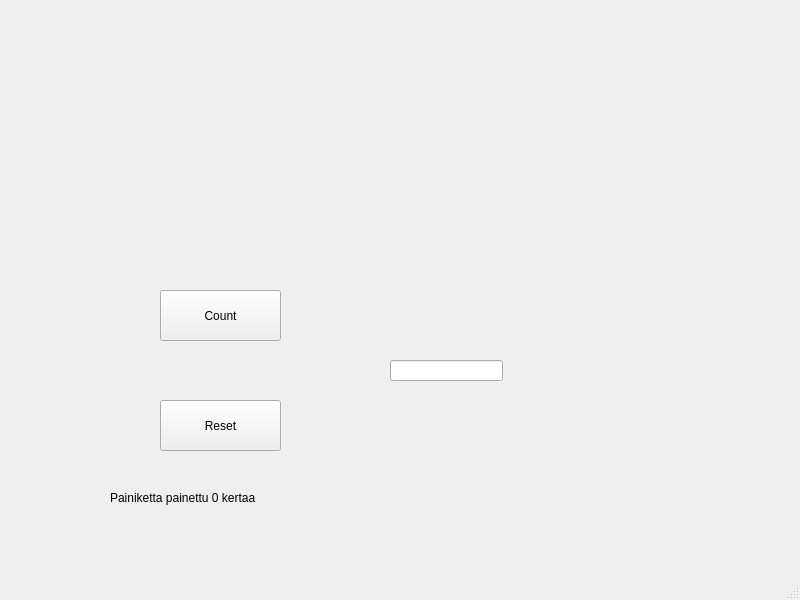
<?xml version="1.0" encoding="UTF-8"?>
<ui version="4.0">
 <class>MainWindow</class>
 <widget class="QMainWindow" name="MainWindow">
  <property name="geometry">
   <rect>
    <x>0</x>
    <y>0</y>
    <width>800</width>
    <height>600</height>
   </rect>
  </property>
  <property name="windowTitle">
   <string>MainWindow</string>
  </property>
  <widget class="QWidget" name="centralwidget">
   <widget class="QPushButton" name="btnCount">
    <property name="geometry">
     <rect>
      <x>160</x>
      <y>290</y>
      <width>121</width>
      <height>51</height>
     </rect>
    </property>
    <property name="text">
     <string>Count</string>
    </property>
   </widget>
   <widget class="QPushButton" name="btnReset">
    <property name="geometry">
     <rect>
      <x>160</x>
      <y>400</y>
      <width>121</width>
      <height>51</height>
     </rect>
    </property>
    <property name="text">
     <string>Reset</string>
    </property>
   </widget>
   <widget class="QLineEdit" name="txtResult">
    <property name="geometry">
     <rect>
      <x>390</x>
      <y>360</y>
      <width>113</width>
      <height>21</height>
     </rect>
    </property>
    <property name="text">
     <string/>
    </property>
   </widget>
   <widget class="QLabel" name="labelInfo">
    <property name="geometry">
     <rect>
      <x>110</x>
      <y>490</y>
      <width>181</width>
      <height>16</height>
     </rect>
    </property>
    <property name="text">
     <string>Painiketta painettu 0 kertaa</string>
    </property>
   </widget>
  </widget>
  <widget class="QMenuBar" name="menubar">
   <property name="geometry">
    <rect>
     <x>0</x>
     <y>0</y>
     <width>800</width>
     <height>21</height>
    </rect>
   </property>
  </widget>
  <widget class="QStatusBar" name="statusbar"/>
 </widget>
 <resources/>
 <connections/>
</ui>
